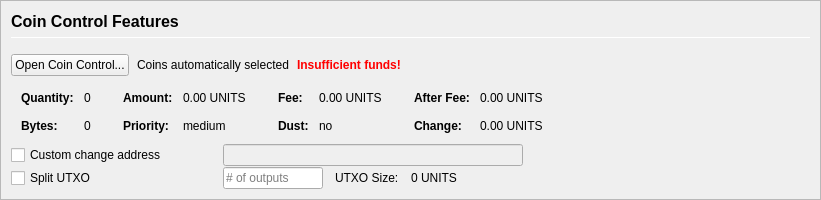
         <widget class="QFrame" name="frameCoinControl">
          <property name="sizePolicy">
           <sizepolicy hsizetype="Expanding" vsizetype="Expanding">
            <horstretch>0</horstretch>
            <verstretch>0</verstretch>
           </sizepolicy>
          </property>
          <property name="maximumSize">
           <size>
            <width>16777215</width>
            <height>16777215</height>
           </size>
          </property>
          <property name="frameShape">
           <enum>QFrame::StyledPanel</enum>
          </property>
          <property name="frameShadow">
           <enum>QFrame::Sunken</enum>
          </property>
          <layout class="QVBoxLayout" name="verticalLayoutCoinControl2">
           <property name="spacing">
            <number>0</number>
           </property>
           <property name="leftMargin">
            <number>0</number>
           </property>
           <property name="topMargin">
            <number>0</number>
           </property>
           <property name="rightMargin">
            <number>0</number>
           </property>
           <property name="bottomMargin">
            <number>0</number>
           </property>
           <item>
            <widget class="QFrame" name="frameCoinControl_BG">
             <layout class="QVBoxLayout" name="verticalLayoutCoinControl" stretch="0,0,0,0,0,0">
              <property name="spacing">
               <number>1</number>
              </property>
              <property name="leftMargin">
               <number>10</number>
              </property>
              <property name="topMargin">
               <number>10</number>
              </property>
              <item>
               <layout class="QHBoxLayout" name="horizontalLayoutCoinControl1">
                <property name="bottomMargin">
                 <number>15</number>
                </property>
                <item>
                 <layout class="QVBoxLayout" name="verticalLayout_3">
                  <property name="spacing">
                   <number>6</number>
                  </property>
                  <item>
                   <widget class="QLabel" name="labelCoinControlFeatures">
                    <property name="sizePolicy">
                     <sizepolicy hsizetype="Preferred" vsizetype="Maximum">
                      <horstretch>0</horstretch>
                      <verstretch>0</verstretch>
                     </sizepolicy>
                    </property>
                    <property name="minimumSize">
                     <size>
                      <width>0</width>
                      <height>20</height>
                     </size>
                    </property>
                    <property name="font">
                     <font>
                      <pointsize>12</pointsize>
                      <weight>75</weight>
                      <bold>true</bold>
                     </font>
                    </property>
                    <property name="styleSheet">
                     <string notr="true">font-weight:bold;</string>
                    </property>
                    <property name="text">
                     <string>Coin Control Features</string>
                    </property>
                   </widget>
                  </item>
                  <item>
                   <widget class="Line" name="line">
                    <property name="minimumSize">
                     <size>
                      <width>0</width>
                      <height>1</height>
                     </size>
                    </property>
                    <property name="maximumSize">
                     <size>
                      <width>16777215</width>
                      <height>1</height>
                     </size>
                    </property>
                    <property name="orientation">
                     <enum>Qt::Horizontal</enum>
                    </property>
                   </widget>
                  </item>
                 </layout>
                </item>
               </layout>
              </item>
              <item>
               <layout class="QHBoxLayout" name="horizontalLayoutCoinControl2" stretch="0,0,0,0">
                <property name="spacing">
                 <number>8</number>
                </property>
                <property name="bottomMargin">
                 <number>10</number>
                </property>
                <item>
                 <widget class="QPushButton" name="pushButtonCoinControl">
                  <property name="styleSheet">
                   <string notr="true"/>
                  </property>
                  <property name="text">
                   <string>Open Coin Control...</string>
                  </property>
                  <property name="autoDefault">
                   <bool>false</bool>
                  </property>
                 </widget>
                </item>
                <item>
                 <widget class="QLabel" name="labelCoinControlAutomaticallySelected">
                  <property name="text">
                   <string>Coins automatically selected</string>
                  </property>
                  <property name="margin">
                   <number>5</number>
                  </property>
                 </widget>
                </item>
                <item>
                 <widget class="QLabel" name="labelCoinControlInsuffFunds">
                  <property name="font">
                   <font>
                    <weight>75</weight>
                    <bold>true</bold>
                   </font>
                  </property>
                  <property name="styleSheet">
                   <string notr="true">color:red;font-weight:bold;</string>
                  </property>
                  <property name="text">
                   <string>Insufficient funds!</string>
                  </property>
                  <property name="margin">
                   <number>5</number>
                  </property>
                 </widget>
                </item>
                <item>
                 <spacer name="horizontalSpacerCoinControl">
                  <property name="orientation">
                   <enum>Qt::Horizontal</enum>
                  </property>
                  <property name="sizeHint" stdset="0">
                   <size>
                    <width>40</width>
                    <height>1</height>
                   </size>
                  </property>
                 </spacer>
                </item>
               </layout>
              </item>
              <item>
               <widget class="QWidget" name="widgetCoinControl" native="true">
                <property name="sizePolicy">
                 <sizepolicy hsizetype="Preferred" vsizetype="Preferred">
                  <horstretch>0</horstretch>
                  <verstretch>0</verstretch>
                 </sizepolicy>
                </property>
                <property name="minimumSize">
                 <size>
                  <width>0</width>
                  <height>0</height>
                 </size>
                </property>
                <property name="styleSheet">
                 <string notr="true"/>
                </property>
                <layout class="QHBoxLayout" name="horizontalLayoutCoinControl5">
                 <property name="leftMargin">
                  <number>0</number>
                 </property>
                 <property name="topMargin">
                  <number>0</number>
                 </property>
                 <property name="rightMargin">
                  <number>0</number>
                 </property>
                 <property name="bottomMargin">
                  <number>0</number>
                 </property>
                 <item>
                  <layout class="QHBoxLayout" name="horizontalLayoutCoinControl3" stretch="0,0,0,1">
                   <property name="spacing">
                    <number>20</number>
                   </property>
                   <property name="topMargin">
                    <number>0</number>
                   </property>
                   <property name="bottomMargin">
                    <number>10</number>
                   </property>
                   <item>
                    <layout class="QFormLayout" name="formLayoutCoinControl1">
                     <property name="horizontalSpacing">
                      <number>10</number>
                     </property>
                     <property name="verticalSpacing">
                      <number>14</number>
                     </property>
                     <property name="leftMargin">
                      <number>10</number>
                     </property>
                     <property name="topMargin">
                      <number>4</number>
                     </property>
                     <property name="rightMargin">
                      <number>6</number>
                     </property>
                     <item row="0" column="0">
                      <widget class="QLabel" name="labelCoinControlQuantityText">
                       <property name="font">
                        <font>
                         <weight>75</weight>
                         <bold>true</bold>
                        </font>
                       </property>
                       <property name="text">
                        <string>Quantity:</string>
                       </property>
                       <property name="margin">
                        <number>0</number>
                       </property>
                      </widget>
                     </item>
                     <item row="0" column="1">
                      <widget class="QLabel" name="labelCoinControlQuantity">
                       <property name="cursor">
                        <cursorShape>IBeamCursor</cursorShape>
                       </property>
                       <property name="contextMenuPolicy">
                        <enum>Qt::ActionsContextMenu</enum>
                       </property>
                       <property name="text">
                        <string notr="true">0</string>
                       </property>
                       <property name="margin">
                        <number>0</number>
                       </property>
                       <property name="textInteractionFlags">
                        <set>Qt::LinksAccessibleByMouse|Qt::TextSelectableByKeyboard|Qt::TextSelectableByMouse</set>
                       </property>
                      </widget>
                     </item>
                     <item row="1" column="0">
                      <widget class="QLabel" name="labelCoinControlBytesText">
                       <property name="font">
                        <font>
                         <weight>75</weight>
                         <bold>true</bold>
                        </font>
                       </property>
                       <property name="text">
                        <string>Bytes:</string>
                       </property>
                      </widget>
                     </item>
                     <item row="1" column="1">
                      <widget class="QLabel" name="labelCoinControlBytes">
                       <property name="cursor">
                        <cursorShape>IBeamCursor</cursorShape>
                       </property>
                       <property name="contextMenuPolicy">
                        <enum>Qt::ActionsContextMenu</enum>
                       </property>
                       <property name="text">
                        <string notr="true">0</string>
                       </property>
                       <property name="textInteractionFlags">
                        <set>Qt::LinksAccessibleByMouse|Qt::TextSelectableByKeyboard|Qt::TextSelectableByMouse</set>
                       </property>
                      </widget>
                     </item>
                    </layout>
                   </item>
                   <item>
                    <layout class="QFormLayout" name="formLayoutCoinControl2">
                     <property name="horizontalSpacing">
                      <number>10</number>
                     </property>
                     <property name="verticalSpacing">
                      <number>14</number>
                     </property>
                     <property name="leftMargin">
                      <number>6</number>
                     </property>
                     <property name="topMargin">
                      <number>4</number>
                     </property>
                     <property name="rightMargin">
                      <number>6</number>
                     </property>
                     <item row="0" column="0">
                      <widget class="QLabel" name="labelCoinControlAmountText">
                       <property name="font">
                        <font>
                         <weight>75</weight>
                         <bold>true</bold>
                        </font>
                       </property>
                       <property name="text">
                        <string>Amount:</string>
                       </property>
                       <property name="margin">
                        <number>0</number>
                       </property>
                      </widget>
                     </item>
                     <item row="0" column="1">
                      <widget class="QLabel" name="labelCoinControlAmount">
                       <property name="cursor">
                        <cursorShape>IBeamCursor</cursorShape>
                       </property>
                       <property name="contextMenuPolicy">
                        <enum>Qt::ActionsContextMenu</enum>
                       </property>
                       <property name="text">
                        <string notr="true">0.00 UNITS</string>
                       </property>
                       <property name="textInteractionFlags">
                        <set>Qt::LinksAccessibleByMouse|Qt::TextSelectableByKeyboard|Qt::TextSelectableByMouse</set>
                       </property>
                      </widget>
                     </item>
                     <item row="1" column="0">
                      <widget class="QLabel" name="labelCoinControlPriorityText">
                       <property name="font">
                        <font>
                         <weight>75</weight>
                         <bold>true</bold>
                        </font>
                       </property>
                       <property name="text">
                        <string>Priority:</string>
                       </property>
                      </widget>
                     </item>
                     <item row="1" column="1">
                      <widget class="QLabel" name="labelCoinControlPriority">
                       <property name="cursor">
                        <cursorShape>IBeamCursor</cursorShape>
                       </property>
                       <property name="contextMenuPolicy">
                        <enum>Qt::ActionsContextMenu</enum>
                       </property>
                       <property name="text">
                        <string>medium</string>
                       </property>
                       <property name="textInteractionFlags">
                        <set>Qt::LinksAccessibleByMouse|Qt::TextSelectableByKeyboard|Qt::TextSelectableByMouse</set>
                       </property>
                      </widget>
                     </item>
                    </layout>
                   </item>
                   <item>
                    <layout class="QFormLayout" name="formLayoutCoinControl3">
                     <property name="horizontalSpacing">
                      <number>10</number>
                     </property>
                     <property name="verticalSpacing">
                      <number>14</number>
                     </property>
                     <property name="leftMargin">
                      <number>6</number>
                     </property>
                     <property name="topMargin">
                      <number>4</number>
                     </property>
                     <property name="rightMargin">
                      <number>6</number>
                     </property>
                     <item row="0" column="0">
                      <widget class="QLabel" name="labelCoinControlFeeText">
                       <property name="font">
                        <font>
                         <weight>75</weight>
                         <bold>true</bold>
                        </font>
                       </property>
                       <property name="text">
                        <string>Fee:</string>
                       </property>
                       <property name="margin">
                        <number>0</number>
                       </property>
                      </widget>
                     </item>
                     <item row="0" column="1">
                      <widget class="QLabel" name="labelCoinControlFee">
                       <property name="cursor">
                        <cursorShape>IBeamCursor</cursorShape>
                       </property>
                       <property name="contextMenuPolicy">
                        <enum>Qt::ActionsContextMenu</enum>
                       </property>
                       <property name="text">
                        <string notr="true">0.00 UNITS</string>
                       </property>
                       <property name="textInteractionFlags">
                        <set>Qt::LinksAccessibleByMouse|Qt::TextSelectableByKeyboard|Qt::TextSelectableByMouse</set>
                       </property>
                      </widget>
                     </item>
                     <item row="1" column="0">
                      <widget class="QLabel" name="labelCoinControlLowOutputText">
                       <property name="font">
                        <font>
                         <weight>75</weight>
                         <bold>true</bold>
                        </font>
                       </property>
                       <property name="text">
                        <string>Dust:</string>
                       </property>
                      </widget>
                     </item>
                     <item row="1" column="1">
                      <widget class="QLabel" name="labelCoinControlLowOutput">
                       <property name="cursor">
                        <cursorShape>IBeamCursor</cursorShape>
                       </property>
                       <property name="contextMenuPolicy">
                        <enum>Qt::ActionsContextMenu</enum>
                       </property>
                       <property name="text">
                        <string>no</string>
                       </property>
                       <property name="textInteractionFlags">
                        <set>Qt::LinksAccessibleByMouse|Qt::TextSelectableByKeyboard|Qt::TextSelectableByMouse</set>
                       </property>
                      </widget>
                     </item>
                    </layout>
                   </item>
                   <item>
                    <layout class="QFormLayout" name="formLayoutCoinControl4">
                     <property name="horizontalSpacing">
                      <number>10</number>
                     </property>
                     <property name="verticalSpacing">
                      <number>14</number>
                     </property>
                     <property name="leftMargin">
                      <number>6</number>
                     </property>
                     <property name="topMargin">
                      <number>4</number>
                     </property>
                     <property name="rightMargin">
                      <number>6</number>
                     </property>
                     <item row="0" column="0">
                      <widget class="QLabel" name="labelCoinControlAfterFeeText">
                       <property name="font">
                        <font>
                         <weight>75</weight>
                         <bold>true</bold>
                        </font>
                       </property>
                       <property name="text">
                        <string>After Fee:</string>
                       </property>
                       <property name="margin">
                        <number>0</number>
                       </property>
                      </widget>
                     </item>
                     <item row="0" column="1">
                      <widget class="QLabel" name="labelCoinControlAfterFee">
                       <property name="cursor">
                        <cursorShape>IBeamCursor</cursorShape>
                       </property>
                       <property name="contextMenuPolicy">
                        <enum>Qt::ActionsContextMenu</enum>
                       </property>
                       <property name="text">
                        <string notr="true">0.00 UNITS</string>
                       </property>
                       <property name="textInteractionFlags">
                        <set>Qt::LinksAccessibleByMouse|Qt::TextSelectableByKeyboard|Qt::TextSelectableByMouse</set>
                       </property>
                      </widget>
                     </item>
                     <item row="1" column="0">
                      <widget class="QLabel" name="labelCoinControlChangeText">
                       <property name="font">
                        <font>
                         <weight>75</weight>
                         <bold>true</bold>
                        </font>
                       </property>
                       <property name="text">
                        <string>Change:</string>
                       </property>
                      </widget>
                     </item>
                     <item row="1" column="1">
                      <widget class="QLabel" name="labelCoinControlChange">
                       <property name="cursor">
                        <cursorShape>IBeamCursor</cursorShape>
                       </property>
                       <property name="contextMenuPolicy">
                        <enum>Qt::ActionsContextMenu</enum>
                       </property>
                       <property name="text">
                        <string notr="true">0.00 UNITS</string>
                       </property>
                       <property name="textInteractionFlags">
                        <set>Qt::LinksAccessibleByMouse|Qt::TextSelectableByKeyboard|Qt::TextSelectableByMouse</set>
                       </property>
                      </widget>
                     </item>
                    </layout>
                   </item>
                  </layout>
                 </item>
                </layout>
               </widget>
              </item>
              <item>
               <layout class="QHBoxLayout" name="horizontalLayoutCoinControl4">
                <property name="spacing">
                 <number>12</number>
                </property>
                <property name="sizeConstraint">
                 <enum>QLayout::SetDefaultConstraint</enum>
                </property>
                <property name="topMargin">
                 <number>0</number>
                </property>
                <property name="rightMargin">
                 <number>0</number>
                </property>
                <item>
                 <widget class="QCheckBox" name="checkBoxCoinControlChange">
                  <property name="sizePolicy">
                   <sizepolicy hsizetype="Preferred" vsizetype="Preferred">
                    <horstretch>0</horstretch>
                    <verstretch>0</verstretch>
                   </sizepolicy>
                  </property>
                  <property name="minimumSize">
                   <size>
                    <width>200</width>
                    <height>0</height>
                   </size>
                  </property>
                  <property name="maximumSize">
                   <size>
                    <width>200</width>
                    <height>16777215</height>
                   </size>
                  </property>
                  <property name="toolTip">
                   <string>If this is activated, but the change address is empty or invalid, change will be sent to a newly generated address.</string>
                  </property>
                  <property name="text">
                   <string>Custom change address</string>
                  </property>
                 </widget>
                </item>
                <item>
                 <widget class="QValidatedLineEdit" name="lineEditCoinControlChange">
                  <property name="enabled">
                   <bool>false</bool>
                  </property>
                  <property name="sizePolicy">
                   <sizepolicy hsizetype="Preferred" vsizetype="Preferred">
                    <horstretch>0</horstretch>
                    <verstretch>0</verstretch>
                   </sizepolicy>
                  </property>
                  <property name="minimumSize">
                   <size>
                    <width>300</width>
                    <height>0</height>
                   </size>
                  </property>
                 </widget>
                </item>
                <item>
                 <widget class="QLabel" name="labelCoinControlChangeLabel">
                  <property name="sizePolicy">
                   <sizepolicy hsizetype="Preferred" vsizetype="Preferred">
                    <horstretch>0</horstretch>
                    <verstretch>0</verstretch>
                   </sizepolicy>
                  </property>
                  <property name="minimumSize">
                   <size>
                    <width>100</width>
                    <height>0</height>
                   </size>
                  </property>
                  <property name="text">
                   <string/>
                  </property>
                  <property name="margin">
                   <number>3</number>
                  </property>
                 </widget>
                </item>
               </layout>
              </item>
              <item>
               <layout class="QHBoxLayout" name="horizontalLayoutCoinControl6">
                <property name="spacing">
                 <number>12</number>
                </property>
                <property name="rightMargin">
                 <number>0</number>
                </property>
                <item>
                 <widget class="QCheckBox" name="splitBlockCheckBox">
                  <property name="sizePolicy">
                   <sizepolicy hsizetype="Preferred" vsizetype="Preferred">
                    <horstretch>0</horstretch>
                    <verstretch>0</verstretch>
                   </sizepolicy>
                  </property>
                  <property name="minimumSize">
                   <size>
                    <width>200</width>
                    <height>0</height>
                   </size>
                  </property>
                  <property name="maximumSize">
                   <size>
                    <width>200</width>
                    <height>16777215</height>
                   </size>
                  </property>
                  <property name="text">
                   <string>Split UTXO</string>
                  </property>
                 </widget>
                </item>
                <item>
                 <widget class="QLineEdit" name="splitBlockLineEdit">
                  <property name="sizePolicy">
                   <sizepolicy hsizetype="Preferred" vsizetype="Preferred">
                    <horstretch>50</horstretch>
                    <verstretch>0</verstretch>
                   </sizepolicy>
                  </property>
                  <property name="minimumSize">
                   <size>
                    <width>100</width>
                    <height>0</height>
                   </size>
                  </property>
                  <property name="maximumSize">
                   <size>
                    <width>100</width>
                    <height>16777215</height>
                   </size>
                  </property>
                  <property name="placeholderText">
                   <string># of outputs</string>
                  </property>
                 </widget>
                </item>
                <item>
                 <widget class="QLabel" name="labelBlockSizeText">
                  <property name="text">
                   <string>UTXO Size:</string>
                  </property>
                 </widget>
                </item>
                <item>
                 <widget class="QLabel" name="labelBlockSize">
                  <property name="text">
                   <string>0 UNITS</string>
                  </property>
                 </widget>
                </item>
                <item>
                 <spacer name="horizontalSpacer_7">
                  <property name="orientation">
                   <enum>Qt::Horizontal</enum>
                  </property>
                  <property name="sizeHint" stdset="0">
                   <size>
                    <width>40</width>
                    <height>20</height>
                   </size>
                  </property>
                 </spacer>
                </item>
               </layout>
              </item>
              <item>
               <spacer name="verticalSpacerCoinControl">
                <property name="orientation">
                 <enum>Qt::Vertical</enum>
                </property>
                <property name="sizeHint" stdset="0">
                 <size>
                  <width>800</width>
                  <height>1</height>
                 </size>
                </property>
               </spacer>
              </item>
             </layout>
            </widget>
           </item>
          </layout>
         </widget>
